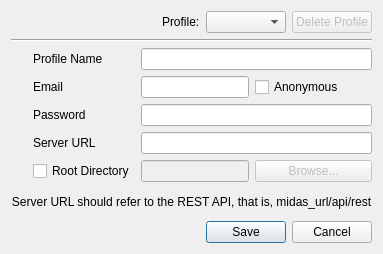
<?xml version="1.0" encoding="UTF-8"?>
<ui version="4.0">
 <class>CreateProfileDialog</class>
 <widget class="QDialog" name="CreateProfileDialog">
  <property name="geometry">
   <rect>
    <x>0</x>
    <y>0</y>
    <width>350</width>
    <height>254</height>
   </rect>
  </property>
  <property name="windowTitle">
   <string>Edit Profile</string>
  </property>
  <property name="windowIcon">
   <iconset resource="../MIDASDesktopIcons.qrc">
    <normaloff>:/icons/MIDAS_Desktop_Icon.png</normaloff>:/icons/MIDAS_Desktop_Icon.png</iconset>
  </property>
  <layout class="QVBoxLayout" name="verticalLayout">
   <item>
    <layout class="QHBoxLayout" name="horizontalLayout_3">
     <item>
      <spacer name="horizontalSpacer">
       <property name="orientation">
        <enum>Qt::Horizontal</enum>
       </property>
       <property name="sizeHint" stdset="0">
        <size>
         <width>40</width>
         <height>20</height>
        </size>
       </property>
      </spacer>
     </item>
     <item>
      <widget class="QLabel" name="label_9">
       <property name="text">
        <string>Profile:</string>
       </property>
      </widget>
     </item>
     <item>
      <widget class="QComboBox" name="profileComboBox">
       <property name="minimumSize">
        <size>
         <width>80</width>
         <height>0</height>
        </size>
       </property>
      </widget>
     </item>
     <item>
      <widget class="QPushButton" name="deleteButton">
       <property name="enabled">
        <bool>false</bool>
       </property>
       <property name="toolTip">
        <string>Delete this profile</string>
       </property>
       <property name="text">
        <string>Delete Profile</string>
       </property>
       <property name="icon">
        <iconset resource="../MIDASDesktopIcons.qrc">
         <normaloff>:/icons/delete_small.png</normaloff>:/icons/delete_small.png</iconset>
       </property>
      </widget>
     </item>
    </layout>
   </item>
   <item>
    <widget class="Line" name="line">
     <property name="orientation">
      <enum>Qt::Horizontal</enum>
     </property>
    </widget>
   </item>
   <item>
    <layout class="QGridLayout" name="gridLayout_3">
     <item row="1" column="1">
      <widget class="QLabel" name="label_2">
       <property name="text">
        <string>Email</string>
       </property>
      </widget>
     </item>
     <item row="1" column="2" colspan="2">
      <widget class="QLineEdit" name="emailEdit"/>
     </item>
     <item row="2" column="0">
      <widget class="QLabel" name="label_6">
       <property name="minimumSize">
        <size>
         <width>16</width>
         <height>16</height>
        </size>
       </property>
       <property name="maximumSize">
        <size>
         <width>16</width>
         <height>16</height>
        </size>
       </property>
       <property name="text">
        <string/>
       </property>
       <property name="pixmap">
        <pixmap resource="../MIDASDesktopIcons.qrc">:/icons/lock.png</pixmap>
       </property>
       <property name="scaledContents">
        <bool>true</bool>
       </property>
      </widget>
     </item>
     <item row="2" column="2" colspan="3">
      <widget class="QLineEdit" name="passwordEdit">
       <property name="echoMode">
        <enum>QLineEdit::Password</enum>
       </property>
      </widget>
     </item>
     <item row="2" column="1">
      <widget class="QLabel" name="label_4">
       <property name="text">
        <string>Password</string>
       </property>
      </widget>
     </item>
     <item row="3" column="2" colspan="3">
      <widget class="QLineEdit" name="serverURLEdit"/>
     </item>
     <item row="3" column="0">
      <widget class="QLabel" name="label_8">
       <property name="minimumSize">
        <size>
         <width>16</width>
         <height>16</height>
        </size>
       </property>
       <property name="maximumSize">
        <size>
         <width>16</width>
         <height>16</height>
        </size>
       </property>
       <property name="text">
        <string/>
       </property>
       <property name="pixmap">
        <pixmap resource="../MIDASDesktopIcons.qrc">:/icons/earth_network.png</pixmap>
       </property>
       <property name="scaledContents">
        <bool>true</bool>
       </property>
      </widget>
     </item>
     <item row="3" column="1">
      <widget class="QLabel" name="label_7">
       <property name="text">
        <string>Server URL</string>
       </property>
      </widget>
     </item>
     <item row="0" column="2" colspan="3">
      <widget class="QLineEdit" name="profileNameEdit"/>
     </item>
     <item row="0" column="1">
      <widget class="QLabel" name="label">
       <property name="text">
        <string>Profile Name</string>
       </property>
      </widget>
     </item>
     <item row="0" column="0">
      <widget class="QLabel" name="label_5">
       <property name="text">
        <string/>
       </property>
       <property name="pixmap">
        <pixmap resource="../MIDASDesktopIcons.qrc">:/icons/dude3.png</pixmap>
       </property>
      </widget>
     </item>
     <item row="1" column="4">
      <widget class="QCheckBox" name="anonymousCheckBox">
       <property name="toolTip">
        <string>Anonymous access</string>
       </property>
       <property name="text">
        <string>Anonymous</string>
       </property>
      </widget>
     </item>
     <item row="4" column="2" colspan="2">
      <widget class="QLineEdit" name="rootDirEdit">
       <property name="enabled">
        <bool>false</bool>
       </property>
      </widget>
     </item>
     <item row="4" column="4">
      <widget class="QPushButton" name="browseButton">
       <property name="enabled">
        <bool>false</bool>
       </property>
       <property name="sizePolicy">
        <sizepolicy hsizetype="MinimumExpanding" vsizetype="Fixed">
         <horstretch>0</horstretch>
         <verstretch>0</verstretch>
        </sizepolicy>
       </property>
       <property name="minimumSize">
        <size>
         <width>20</width>
         <height>0</height>
        </size>
       </property>
       <property name="maximumSize">
        <size>
         <width>16777215</width>
         <height>16777215</height>
        </size>
       </property>
       <property name="text">
        <string>Browse...</string>
       </property>
      </widget>
     </item>
     <item row="4" column="1">
      <widget class="QCheckBox" name="rootDirCheckbox">
       <property name="enabled">
        <bool>true</bool>
       </property>
       <property name="text">
        <string>Root Directory</string>
       </property>
      </widget>
     </item>
     <item row="4" column="0">
      <widget class="QLabel" name="label_11">
       <property name="text">
        <string/>
       </property>
       <property name="pixmap">
        <pixmap resource="../MIDASDesktopIcons.qrc">:/icons/gpl_folder_open.png</pixmap>
       </property>
      </widget>
     </item>
    </layout>
   </item>
   <item>
    <widget class="QLabel" name="label_10">
     <property name="text">
      <string>Server URL should refer to the REST API, that is, midas_url/api/rest</string>
     </property>
     <property name="alignment">
      <set>Qt::AlignCenter</set>
     </property>
    </widget>
   </item>
   <item>
    <widget class="QDialogButtonBox" name="buttonBox">
     <property name="orientation">
      <enum>Qt::Horizontal</enum>
     </property>
     <property name="standardButtons">
      <set>QDialogButtonBox::Cancel|QDialogButtonBox::Save</set>
     </property>
    </widget>
   </item>
  </layout>
 </widget>
 <tabstops>
  <tabstop>profileComboBox</tabstop>
  <tabstop>deleteButton</tabstop>
  <tabstop>profileNameEdit</tabstop>
  <tabstop>emailEdit</tabstop>
  <tabstop>anonymousCheckBox</tabstop>
  <tabstop>passwordEdit</tabstop>
  <tabstop>serverURLEdit</tabstop>
  <tabstop>buttonBox</tabstop>
 </tabstops>
 <resources>
  <include location="../MIDASDesktopIcons.qrc"/>
  <include location="../MIDASDesktopIcons.qrc"/>
  <include location="../MIDASDesktopIcons.qrc"/>
  <include location="../MIDASDesktopIcons.qrc"/>
  <include location="../MIDASDesktopIcons.qrc"/>
  <include location="../MIDASDesktopIcons.qrc"/>
  <include location="../MIDASDesktopIcons.qrc"/>
  <include location="../MIDASDesktopIcons.qrc"/>
  <include location="../MIDASDesktopIcons.qrc"/>
  <include location="../MIDASDesktopIcons.qrc"/>
  <include location="../MIDASDesktopIcons.qrc"/>
  <include location="../MIDASDesktopIcons.qrc"/>
  <include location="../MIDASDesktopIcons.qrc"/>
 </resources>
 <connections>
  <connection>
   <sender>buttonBox</sender>
   <signal>accepted()</signal>
   <receiver>CreateProfileDialog</receiver>
   <slot>accept()</slot>
   <hints>
    <hint type="sourcelabel">
     <x>257</x>
     <y>200</y>
    </hint>
    <hint type="destinationlabel">
     <x>157</x>
     <y>274</y>
    </hint>
   </hints>
  </connection>
  <connection>
   <sender>buttonBox</sender>
   <signal>rejected()</signal>
   <receiver>CreateProfileDialog</receiver>
   <slot>reject()</slot>
   <hints>
    <hint type="sourcelabel">
     <x>325</x>
     <y>200</y>
    </hint>
    <hint type="destinationlabel">
     <x>286</x>
     <y>274</y>
    </hint>
   </hints>
  </connection>
 </connections>
</ui>
